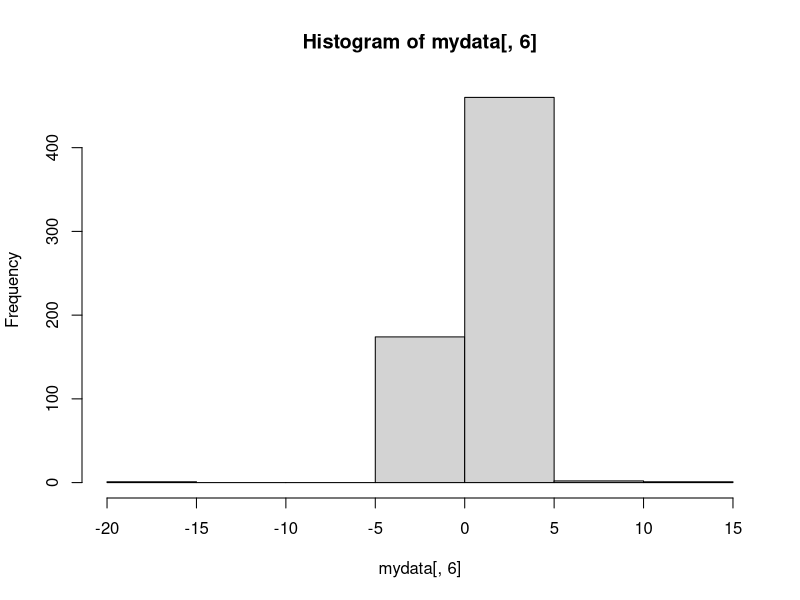

Reproduce this figure in R.
#check directory
getwd() 

library(readr)
mydata <- read.csv("Data/dog_apps.csv")

hist(mydata[,6])

#frequency of different types of allergies
aggregate(data.frame(count = mydata$allergies), list(value = mydata[,9]), length)
  #using dplyr
  dplyr::count(mydata, allergies)
  
#frequency of different home_owner types
aggregate(data.frame(count = mydata$home_owner), list(value = mydata$home_owner), length)
  #using dplyr
  dplyr::count(mydata, home_owner)




  
